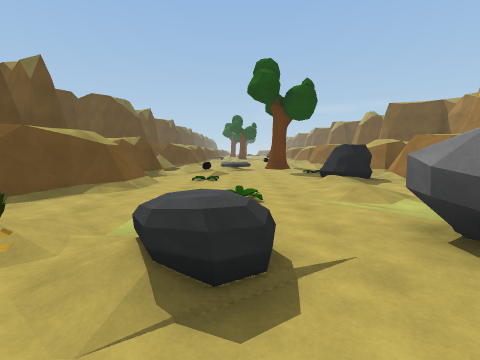
[1] (above)

19 first-person views from a walk through a 3-D level made in the Unity game engine. The camera is 1.5 m above the floor, tilts 6° down and sees 85° across. The floor is counted in squares, 2 m on a side. Each view is taken from the middle of a square. On the plan, view 1 faces up. The plan holds only what a view shows up to about 9 squares ahead; the rest is blank. The place goes on beyond the plan. The player character is not drawn. Some animated figures are left out.

[2]
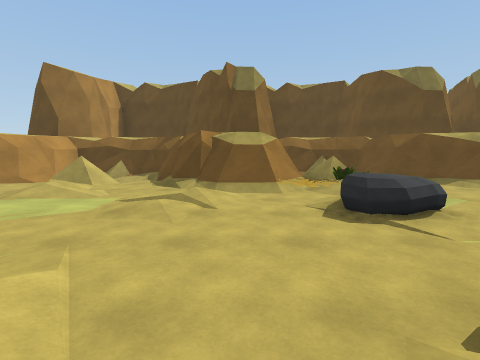

[3]
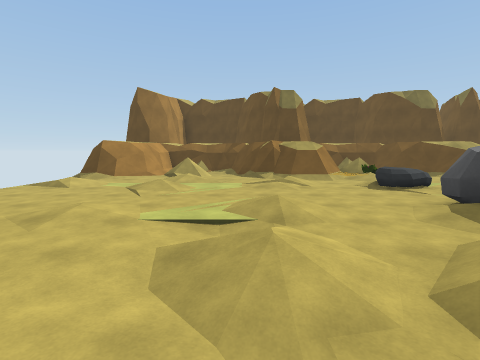

[4]
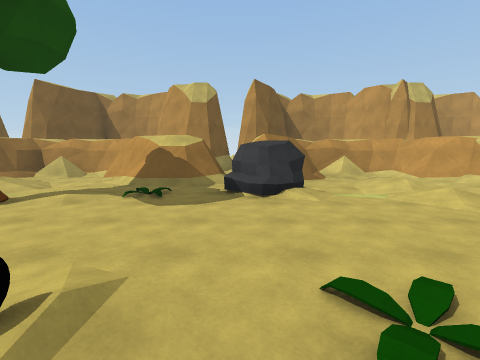

[5]
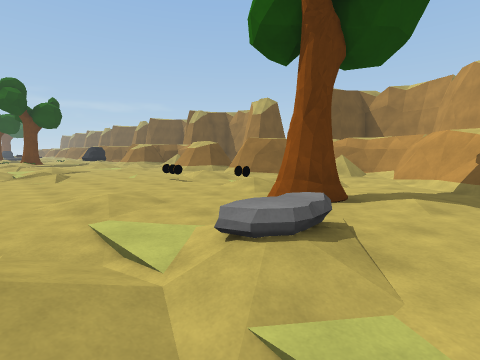

[6]
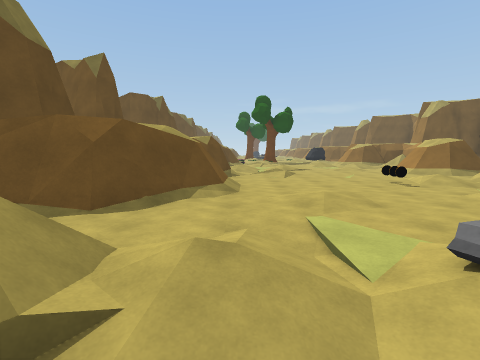

[7]
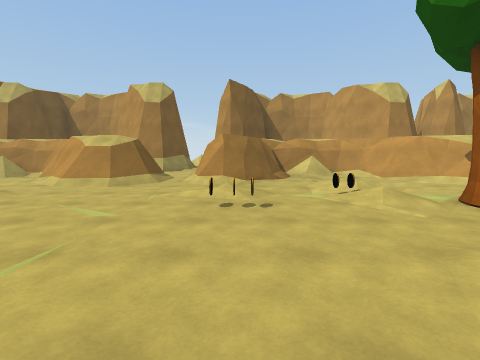

[8]
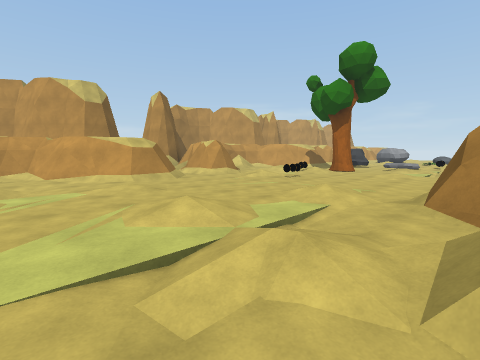

[9]
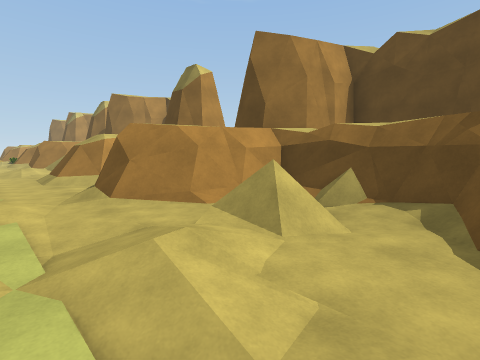

[10]
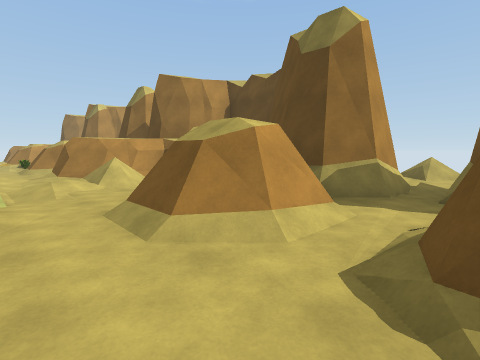

[11]
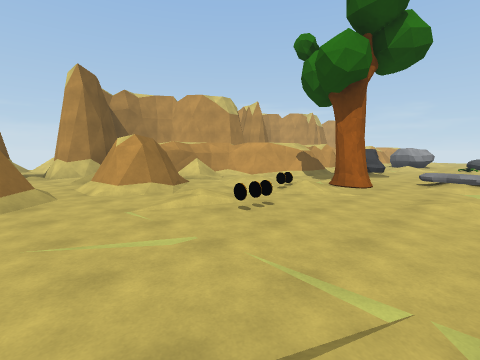

[12]
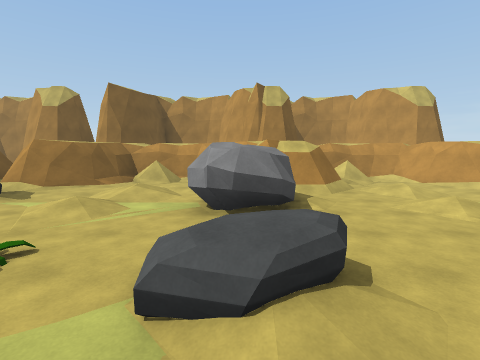

[13]
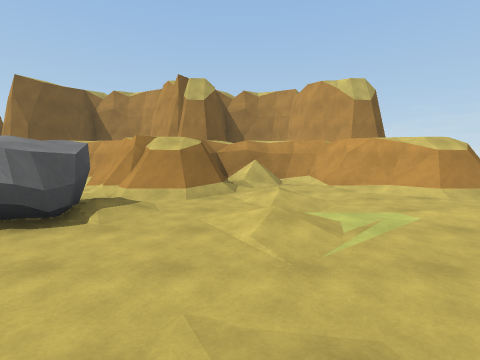

[14]
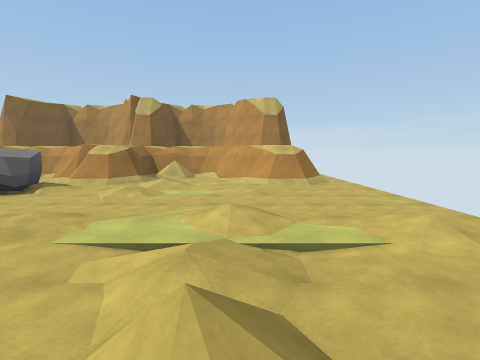

[15]
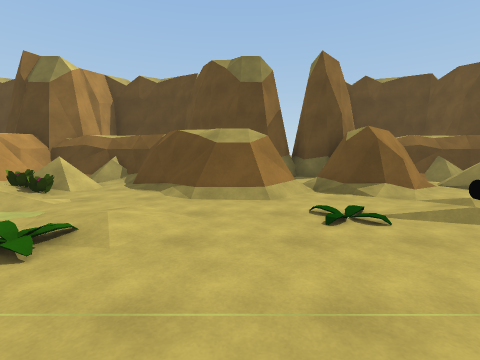

[16]
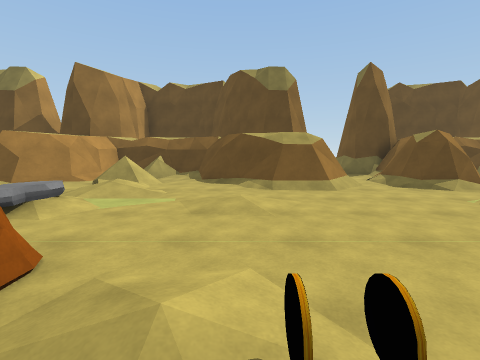

[17]
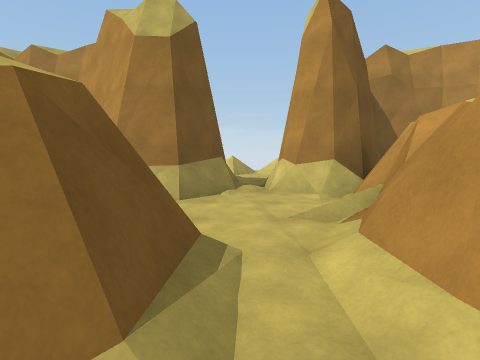

[18]
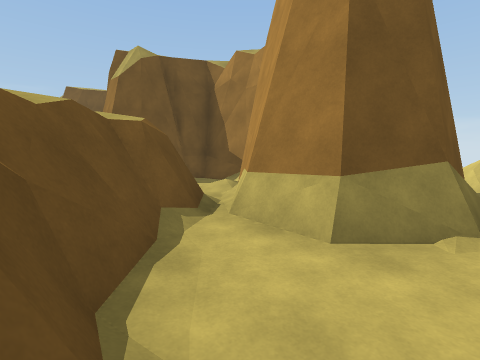

[19]
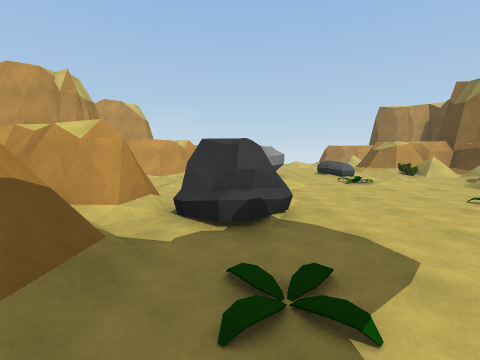

### Floor plan
Key: @ floor where view 1 was taken; # wall or solid block; . main floor; : floor 0.25 m higher than the main floor; - floor 0.25 m lower than the main floor; / step, stairs or slope; = window, fence, low wall or low ledge; R rock; P plant; T tree; C coin; O other object.
Columns run from 11 left of view 1 to 9 right of it. Each row starts with its distance up from view 1.
 23       ##......-/./#
 22       #../......./#
 21       #//:.:....####
 20       ##.......######
 19      ####.:....###.##
 18      #.##...........#
 17 //.............=##/.#
 16 //  ##.##....O:.#####
 15      ####......./##
 14       ###.:..C.:./#
 13       ##......-/./#
 12       #.//...T...##
 11       #////R....##
 10       ##......P/#
  9       ###.O..../#
  8     #  ##.....RR##
  7     #   #.P...R/##
  6         #......./##
  5        ##..../.../#
  4       ##...P..-/./#
  3       #.P........##
  2       #/P:/R.RR.##
  1       ###P./..:###
  0        ##:.@...####
 -1        ##.:../.../#
 -2       ##......-/./#
 -3       #../......./#
 -4       #//:.:....###
 -5       ##.......##
 -6        ##.:....##
 -7         #........

Where each view was taken, in squares from view 1:
view 1: 0 up, 0 right, facing up
view 2: 0 up, 3 right, facing left
view 3: 2 down, 6 right, facing left
view 4: 8 up, 2 left, facing right
view 5: 10 up, 2 left, facing up-right
view 6: 10 up, 2 left, facing up
view 7: 16 up, 2 left, facing right
view 8: 23 up, 3 left, facing down-right
view 9: 23 up, 1 left, facing down-left
view 10: 18 up, 1 left, facing down-left
view 11: 19 up, 1 left, facing down-right
view 12: 2 up, 2 left, facing right
view 13: 1 down, 1 left, facing right
view 14: 4 down, 4 left, facing right
view 15: 6 up, 2 right, facing left
view 16: 14 up, 3 right, facing left
view 17: 18 up, 4 right, facing right
view 18: 18 up, 6 right, facing up-right
view 19: 11 up, 3 right, facing down
